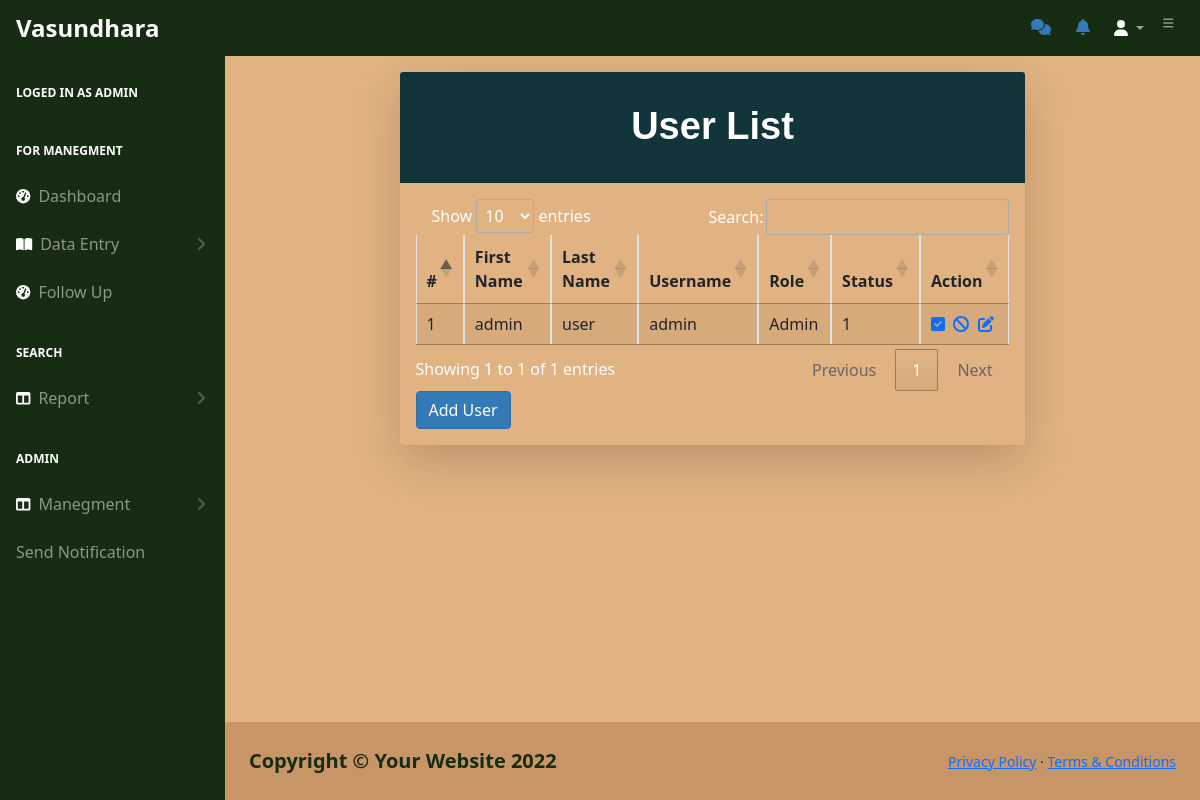
The page /userad.php (signed in) on the database as committed earlier.
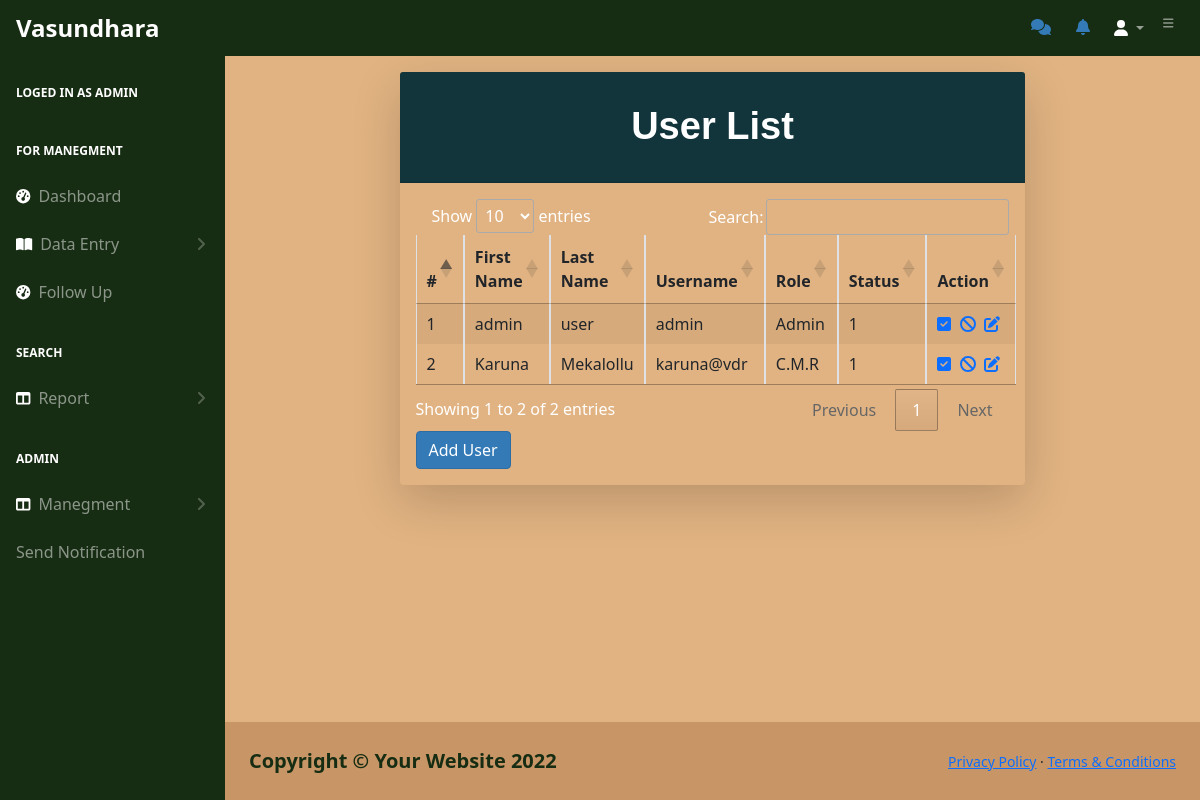
The same page on the database as committed later.
### tables this page shows
CREATE TABLE `users` (
  `id` int NOT NULL AUTO_INCREMENT,
  `username` varchar(50) NOT NULL,
  `password` varchar(255) NOT NULL,
  `created_at` datetime DEFAULT CURRENT_TIMESTAMP,
  `role` int DEFAULT NULL,
  `mob` varchar(10) DEFAULT NULL,
  `status` int DEFAULT '1',
  `fname` varchar(30) DEFAULT NULL,
  `lname` varchar(30) DEFAULT NULL,
  `onstatus` int DEFAULT '0',
  PRIMARY KEY (`id`),
  UNIQUE KEY `username` (`username`)
);

CREATE TABLE `role` (
  `id` int NOT NULL AUTO_INCREMENT,
  `name` varchar(10) NOT NULL,
  `page` varchar(10000) NOT NULL,
  PRIMARY KEY (`id`)
);

### userad.php (the view, shortened to what this page needs)
<!DOCTYPE html>
<html lang="en">
<head>
    <link href="https://cdn.jsdelivr.net/npm/simple-datatables@latest/dist/style.css" rel="stylesheet" />
    <link href="css/styles.css" rel="stylesheet" />
</head>
<body>
    <?php
 require_once "navbar.php";
    ?>
    <div id="layoutSidenav_content">
        <div id="layoutAuthentication_content">
            <main>
                <div class="container">
                    <div class="row justify-content-center">
                        <div class="col-lg-8">
                            <div class="card shadow-lg text-white border-0 rounded-lg mt-3 mb-2" style="width: auto;">
                                <div class="card-header">
                                    <h3 class="text-center font-weight-light text-info my-4">User List</h3>
                                </div>
                                <div class="card-body">
                                    <?php
                                    require_once "config.php";
                                    $sql = "SELECT u.*, r.name as rolename FROM users u, role r where u.role = r.id;";
                                    if ($result = mysqli_query($link, $sql)) {
                                        if (mysqli_num_rows($result) > 0) {
                                            echo '<div id="myTableWrapper">';
                                            echo '<table class="table table-bordered table-striped table-sm" cellspacing="0" width="100%">';
                                            echo '<thead class="thead-dark">';
                                            echo "<tr >";
                                            echo "<th>#</th>";
                                            echo "<th>First Name</th>";
                                            echo "<th>Last Name</th>";
                                            echo "<th>Username</th>";
                                            echo "<th>Role</th>";
                                            echo "<th>Status</th>";
                                            echo "<th>Action</th>";
                                            echo "</tr>";
                                            echo "</thead>";
                                            echo "<tbody>";
                                            while ($row = mysqli_fetch_array($result)) {
                                                echo "<tr>";
                                                echo "<td>" . $row['id'] . "</td>";
                                                echo "<td>" . $row['fname'] . "</td>";
                                                echo "<td>" . $row['lname'] . "</td>";
                                                echo "<td>" . $row['username'] . "</td>";
                                                echo "<td>" . $row['rolename'] . "</td>";
                                                echo "<td>" . $row['status'] . "</td>";
                                                echo "<td>";
                                                echo '<a href="ajax.php?uide=' . $row['id'] . '" title="Enable user" data-toggle="tooltip"><span class="fa fa-check-square"></span></a>';
                                                echo '&nbsp&nbsp<a href="ajax.php?uidd=' . $row['id'] . '" class="mr-3" title="Disable user" data-toggle="tooltip"><span class="fa fa-ban"></span></a>';
                                                echo '&nbsp&nbsp<a href="updateu.php?uid=' . $row['id'] . '" class="mr-3" title="Update User" data-toggle="tooltip"><span class="fa fa-edit"></span></a>';
                                                echo "</td>";
                                                echo "</tr>";
                                            }
                                            echo "</tbody>";
                                            echo "</table>";
                                            echo '</div>';
                                            echo '<link rel="stylesheet" type="text/css" href="https://cdn.datatables.net/1.13.2/css/jquery.dataTables.css">';
                                        } else {
                                            echo '<div class="alert alert-danger"><em>No records were found.</em></div>';
                                        }
                                    } else {
                                        echo "Oops! Something went wrong. Please try again later.";
                                    }
                                    ?>
                                    <a class="btn btn-primary" href="register.php" role="button">Add User</a>
                                </div>
                            </div>
                        </div>
                    </div>
                </div>
            </main>
        </div>
        <div id="layoutAuthentication_footer">
            <footer class="py-4 bg-black mt-auto">
                <div class="container-fluid px-4">
                    <div class="d-flex align-items-center justify-content-between small">
                        <div class="text-muted">Copyright &copy; Your Website 2022</div>
                        <div>
                            <a href="#">Privacy Policy</a>
                            &middot;
                            <a href="#">Terms &amp; Conditions</a>
                        </div>
                    </div>
                </div>
            </footer>
        </div>
    </div>
</body>
</html>

### navbar.php (shortened to what this page needs)
<?php
$pageName = basename($_SERVER['PHP_SELF']);
if($pageName !== 'ajax.php' && $pageName !== 'activity.php'  && $pageName !== 'fetch_notifications.php') {
  if(isset($_SESSION["role"]) && $_SESSION["role"] == 1) {
      include('navadmn.php');
  } elseif (isset($_SESSION["role"]) && $_SESSION["role"] == 2) {
      include('navdatae.php');
  } else {
      include('navfm.php');
  }
}
if (!isset($_SESSION['toastShown'])) {
  echo '<head>
  <script src="https://ajax.googleapis.com/ajax/libs/jquery/3.5.1/jquery.min.js"></script>
  <script src="https://cdnjs.cloudflare.com/ajax/libs/popper.js/1.16.0/umd/popper.min.js"></script>
  <script src="https://maxcdn.bootstrapcdn.com/bootstrap/4.5.2/js/bootstrap.min.js"></script>
  <style>
#toast-container {
  position: fixed;
  top: 0;
  right: 0;
  z-index: 9999;
}
.toast {
  margin-top: 0.5rem;
}
.toast.alert .toast-header {
background-color: red;
color: white;
}
</style>
</head>';
}
?>

### navadmn.php (shortened to what this page needs)
<head>
    <link href="css/styles.css" rel="stylesheet" />
</head>
<body>
<nav class="sb-topnav navbar navbar-expand navbar-dark text-white">
    <a class="navbar-brand ps-3" href="index.php">Vasundhara</a>
    <ul class="navbar-nav ms-auto me-0 me-md-3 my-2 my-lg-0">
        <li class="nav-item">
            <div class="input-group">
            <button class="btn btn-link" type="button" id="groupChatModalBtn" data-bs-toggle="modal" data-bs-target="#chat-modal"><i class="fas fa-comments"></i></button>
            <button class="btn btn-link" type="button" id="inboxModalBtn" data-bs-toggle="modal" data-bs-target="#inboxModal"><i class="fas fa-bell"></i></button>
            </div>
        </li>
        <li class="nav-item dropdown">
            <a class="nav-link dropdown-toggle" id="navbarDropdown" href="#" role="button" data-bs-toggle="dropdown" aria-expanded="false"><i class="fas fa-user  fa-fw  text-white"></i></a>
        </li>
        <li class="nav-item">
            <button class="btn btn-link btn-sm order-1 order-lg-0 me-4 me-lg-0" id="sidebarToggle" href="#!"><i class="fas fa-bars"></i></button>
        </li>
    </ul>
</nav>
        <div id="layoutSidenav">
            <div id="layoutSidenav_nav">
                <nav class="sb-sidenav accordion sb-sidenav-dark" id="sidenavAccordion">
                    <div class="sb-sidenav-menu">
                        <div class="nav">
                        <div class="sb-sidenav-menu-heading  text-white"><?php  echo "Loged in as  ". $_SESSION["username"]?></div>
                        <div class="sb-sidenav-menu-heading  text-white">For Manegment</div>
                            <a class="nav-link" href="index.php">
                                <div class="sb-nav-link-icon"><i class="fas fa-tachometer-alt  text-white"></i></div>
                                Dashboard
                            </a>
                            <a class="nav-link collapsed" href="#" data-bs-toggle="collapse" data-bs-target="#collapsePages" aria-expanded="false" aria-controls="collapsePages">
                                <div class="sb-nav-link-icon"><i class="fas fa-book-open  text-white"></i></div>
                                Data Entry
                                <div class="sb-sidenav-collapse-arrow"><i class="fas fa-angle-down"></i></div>
                            </a>
                            <a class="nav-link" href="fup.php">
                                <div class="sb-nav-link-icon"><i class="fas fa-tachometer-alt  text-white"></i></div>
                                Follow Up
                            </a>
                            <div class="sb-sidenav-menu-heading  text-white">Search</div>
                            <a class="nav-link collapsed" href="#" data-bs-toggle="collapse" data-bs-target="#collapseLayouts" aria-expanded="false" aria-controls="collapseLayouts">
                                <div class="sb-nav-link-icon"><i class="fas fa-columns  text-white"></i></div>
                                Report
                                <div class="sb-sidenav-collapse-arrow"><i class="fas fa-angle-down"></i></div>
                            </a>
                                    <div class="sb-sidenav-menu-heading  text-white">Admin</div>
                            <a class="nav-link collapsed" href="#" data-bs-toggle="collapse" data-bs-target="#collapseLayout" aria-expanded="false" aria-controls="collapseLayout">
                                <div class="sb-nav-link-icon"><i class="fas fa-columns  text-white"></i></div>
                                Manegment
                                <div class="sb-sidenav-collapse-arrow"><i class="fas fa-angle-down"></i></div>
                            </a>
                            <a class="nav-link" href="mess.php">Send Notification</a>
                    </div>
                </nav>
            </div>
</body>

### navadmn.php (style rules this page uses)
.btn-primary { background-color: #ff7675; border-color: #ff7675; }
body { background-color: #eee }

Rows that differ between the two databases and show on the page:
added users: id "2", fname "Karuna", lname "Mekalollu", username "karuna@vdr", role.name "C.M.R", status "1"
Other text that changed with them:
text written by a page script: "Show entries Search: Showing 1 to 1 of 1 entries Previous 1 Next" → "Show entries Search: Showing 1 to 2 of 2 entries Previous 1 Next"
